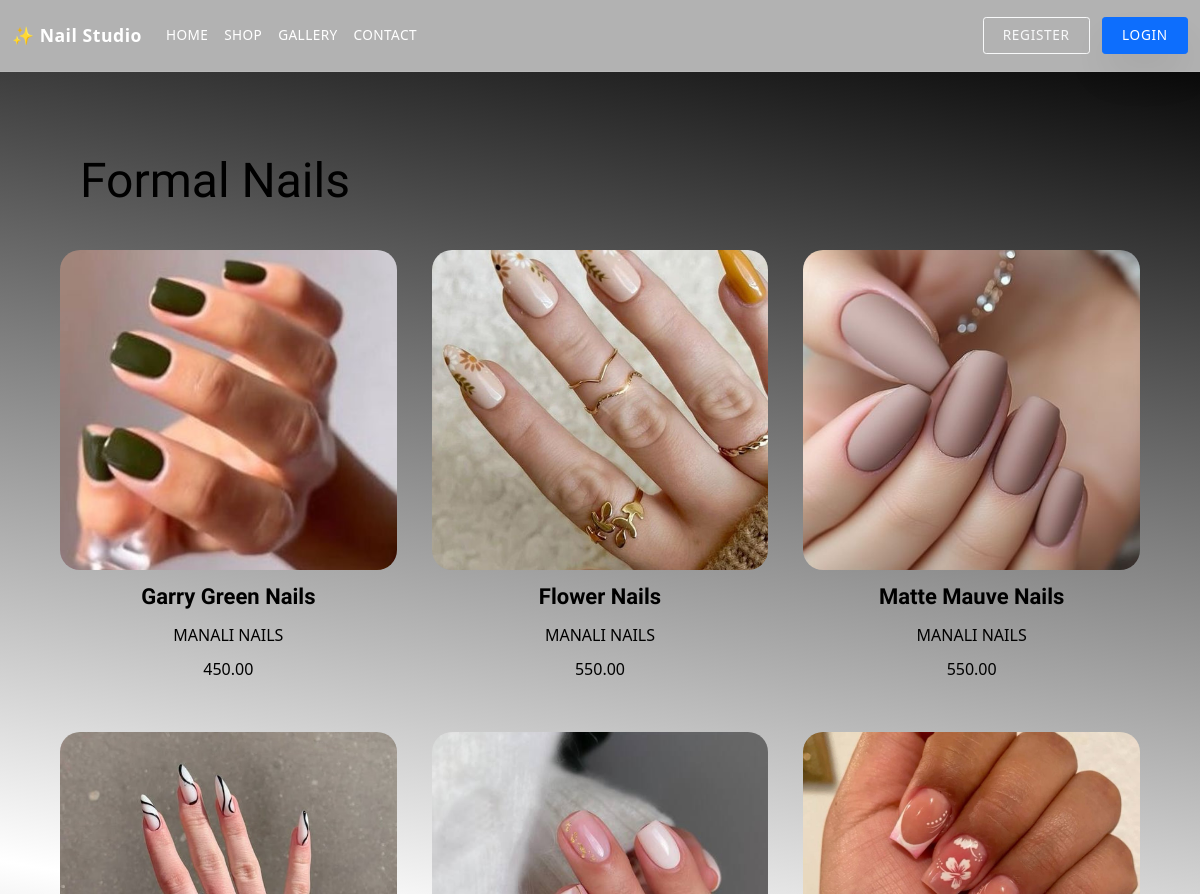
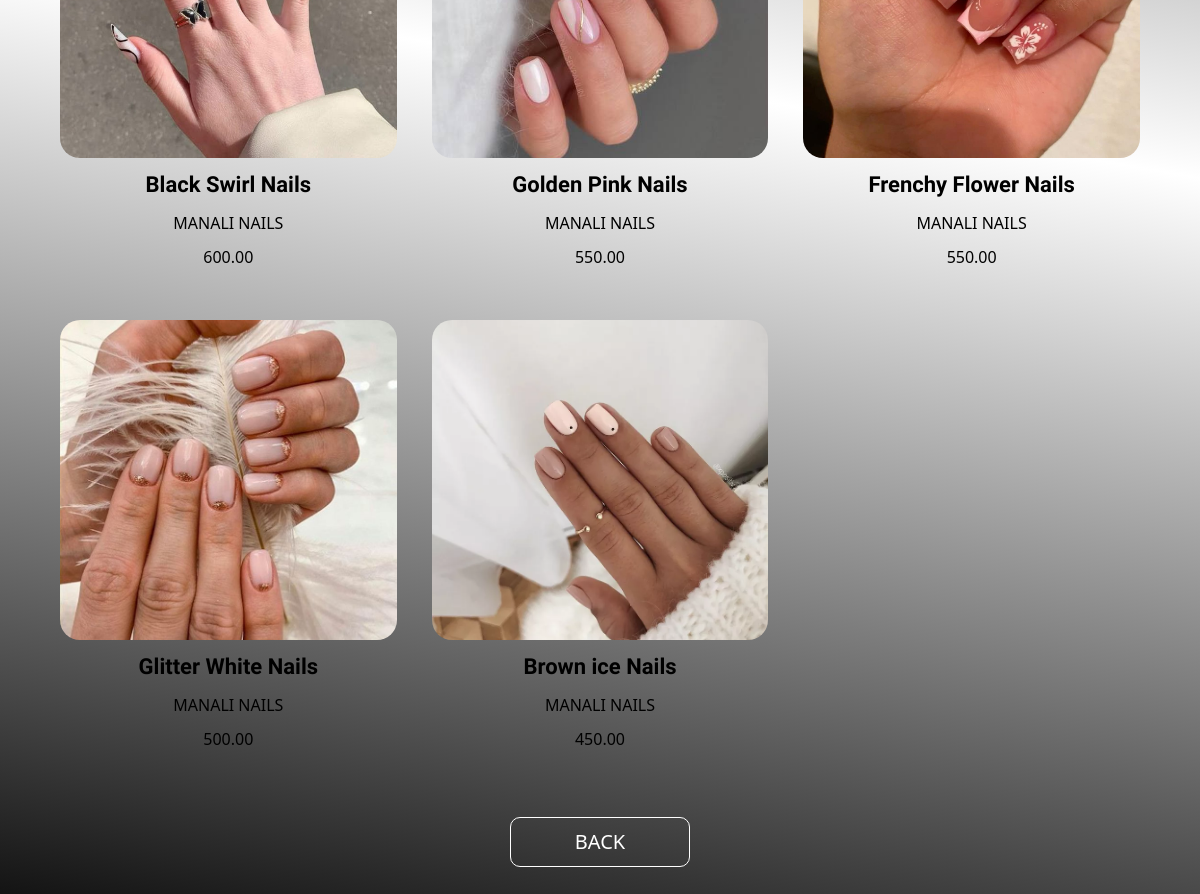
Screenshot of /formal/ with the database file from the repository (2 pictures, top to bottom).
### demo/models.py (models this page shows, shortened)
class Product(models.Model):
    name = models.CharField(max_length=200)
    brand = models.CharField(max_length=200, default="MANALI NAILS")
    image = models.ImageField(upload_to='images/')
    price = models.DecimalField(max_digits=10, decimal_places=2, default=0.00)

### demo/views.py (the view)
# urls.py: path('formal/',views.formal,name='formal'),
def formal(request):
    products = Product.objects.all()
    return render(request , 'formal.html' , {'products': products[78:86]})

### demo/templates/formal.html
{% extends "base.html" %}
{% load static %}
{% block extra_css %}
<link rel="stylesheet" href="{% static 'css/formal.css' %}">
{% endblock %}
{% block content %}
<div class="seller-section">
    <h1 class="seller-title">Formal Nails</h1>
    <div class="seller-grid">
        {% for product in products %}
        <div class="seller-card">
            <a href="{% url 'details' product.id %}">
                <img class="seller-image" src="{{ product.image.url }}" alt="{{ product.name }}">
            </a>
            <p class="seller-name"><b>{{ product.name }}</b></p>
            <p class="seller-brand">{{ product.brand }}</p>
            <p class="seller-price">{{ product.price }}</p>
        </div>
        {% endfor %}
    </div>
    <div class="btn-wrapper">
        <a href="{% url 'shop' %}">
            <button class="shop-btn">BACK</button>
        </a>
    </div>
</div>
{% endblock %}

### demo/static/css/base.css (style rules this page uses)
:root { --color-bg: #f8f5f7; --color-surface: #ffffff; --color-surface-dark: #0d0d0d; --color-text: #1f1f1f; --color-text-muted: #5b5b5b; --color-accent: #f06292; --color-accent-dark: #b71c5c; --color-border: rgba(15, 15, 15, 0.08); --shadow-soft: 0 20px 40px rgba(15, 15, 15, 0.08); --shadow-card: 0 25px 60px rgba(14, 8, 30, 0.14); --nav-height: 72px; --max-width: 1200px; }
*, *::before, *::after { box-sizing: border-box; }
html { font-size: 16px; scroll-behavior: smooth; }
body { margin: 0; min-height: 100vh; font-family: "Inter", "Poppins", "Libre Baskerville", system-ui, -apple-system, BlinkMacSystemFont, "Segoe UI", sans-serif; background: var(--color-bg); color: var(--color-text); line-height: 1.6; -webkit-font-smoothing: antialiased; }
img, picture { max-width: 100%; display: block; height: auto; border-radius: inherit; }
a { color: inherit; text-decoration: none; }
button, input, textarea, select { font: inherit; color: inherit; }

### demo/static/css/formal.css (style rules this page uses)
.seller-section { background: linear-gradient(10deg, rgba(1, 1, 1, 1) 0%, rgba(255, 255, 255, 1) 50%, rgba(10, 10, 10, 1) 100%); padding: 80px 20px 100px; color: black; }
.seller-title { font-size: 48px; font-family: "Quintessential", serif; margin-left: 60px; margin-bottom: 40px; }
.seller-grid { display: grid; grid-template-columns: repeat(auto-fit, minmax(260px, 1fr)); gap: 35px; padding: 0 40px; }
.seller-card { text-align: center; }
.seller-image { width: 100%; height: 320px; object-fit: cover; border-radius: 20px; transition: 0.4s; }
.seller-name { font-size: 22px; font-family: "Quintessential", serif; margin-top: 10px; }
.seller-brand, .seller-price { margin-top: -6px; font-size: 16px; }
.btn-wrapper { text-align: center; margin-top: 50px; }
.shop-btn { background: transparent; height: 50px; width: 180px; font-size: 20px; border-radius: 10px; color: white; border: 1px solid white; cursor: pointer; transition: 0.3s; }

### rows the page displays
Product: image (picture), name "Garry Green Nails", brand "MANALI NAILS", price "450.00"
Product: image (picture), name "Flower Nails", brand "MANALI NAILS", price "550.00"
Product: image (picture), name "Matte Mauve Nails", brand "MANALI NAILS", price "550.00"
Product: image (picture), name "Black Swirl Nails", brand "MANALI NAILS", price "600.00"
Product: image (picture), name "Golden Pink Nails", brand "MANALI NAILS", price "550.00"
Product: image (picture), name "Frenchy Flower Nails", brand "MANALI NAILS", price "550.00"
Product: image (picture), name "Glitter White Nails", brand "MANALI NAILS", price "500.00"
Product: image (picture), name "Brown ice Nails", brand "MANALI NAILS", price "450.00"
